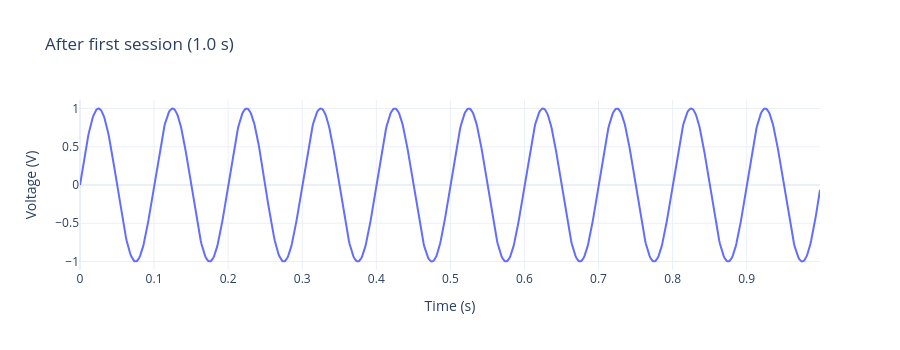

Notebook cell for this chart:
### Markdown cell above
## 3. Load and plot the first session

The file is a standard HDF5 — load it with `versionable.load()`, no special API.

### Code cell
first = versionable.load(Recording, OUTPUT_PATH)

print(f"Name:        {first.name}")
print(f"Sample rate: {first.sampleRate_Hz:.0f} Hz")
print(f"Start time:  {first.startTime.isoformat()}")
print(f"Samples:     {len(first.time_s)}")
print(f"Duration:    {first.time_s[-1] - first.time_s[0]:.3f} s")

fig = go.Figure()
fig.add_trace(
    go.Scatter(
        x=first.time_s,
        y=first.voltage_V,
        mode="lines",
        name="First session",
        line=dict(color="#636EFA"),
    )
)
fig.update_layout(
    title="After first session (1.0 s)",
    xaxis_title="Time (s)",
    yaxis_title="Voltage (V)",
    template="plotly_white",
    height=350,
)
fig.show()

### Figure 1 — Plotly figure (JSON) as saved in the notebook; plotly's stock layout.template omitted (floating-point values rounded to 4 significant figures; data arrays with more than 128 entries replaced by an {"elided": "..."} marker saying what was removed)
{"data": [{"line": {"color": "#636EFA"}, "mode": "lines", "name": "First session", "type": "scatter", "x": {"elided": "1000 float values"}, "y": {"elided": "1000 float values"}}], "layout": {"height": 350, "title": {"text": "After first session (1.0 s)"}, "xaxis": {"title": {"text": "Time (s)"}}, "yaxis": {"title": {"text": "Voltage (V)"}}}}
